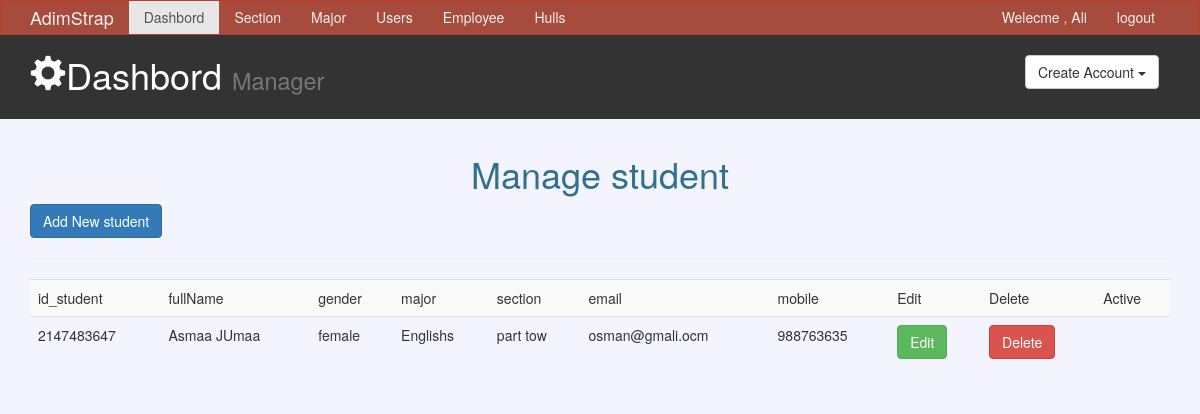
/admin/users.php, run on the app's committed database.
### tables this page shows
CREATE TABLE `user` (
  `firstName` varchar(50) NOT NULL,
  `lastName` varchar(50) NOT NULL,
  `ID` int(11) NOT NULL,
  `mobile` int(11) NOT NULL,
  `email` varchar(50) NOT NULL,
  `username` varchar(50) NOT NULL,
  `password` varchar(50) NOT NULL,
  `gender` varchar(20) NOT NULL,
  `major_id` int(11) NOT NULL,
  `status` int(11) NOT NULL DEFAULT '0',
  `section_id` int(11) NOT NULL
);

CREATE TABLE `major` (
  `major_id` int(11) NOT NULL,
  `major_name` varchar(50) NOT NULL,
  `description` text NOT NULL
);

CREATE TABLE `section` (
  `section_id` int(11) NOT NULL,
  `section_name` varchar(50) NOT NULL,
  `id_major` int(11) NOT NULL,
  `create_at` timestamp NOT NULL DEFAULT CURRENT_TIMESTAMP ON UPDATE CURRENT_TIMESTAMP
);

### admin/users.php (the view, shortened to what this page needs)
<?php
include 'include/header.php';
include 'actions.php';
 $do='';
 if(isset($_GET['do'])){
     $do=$_GET['do'];
 }
 else
 {
    $do='manage';
 }
 if($do=='manage')
 {
	$sql="SELECT user.*,major.major_name,section.section_name from user
	join major on major.major_id=user.major_id
	join section on section.section_id=user.section_id
	";
	$stmt=$con->prepare($sql);
	$stmt->execute();
	$row=$stmt->fetchall();
	?>
      <div class="container">
        <h1 class="text-info text-center">Manage student</h1>
        <a href="users.php?do=create" class="btn btn-primary">Add New student </a>
        <hr>
         <div class="table-responsive">
           <table class="table table-hover table-striped">
               <tr>
                   <td>id_student</td>
                   <td>fullName</td>
                   <td>gender</td>
                   <td>major</td>
                   <td>section</td>
				   <td>email</td>
				   <td>mobile</td>
                   <td>Edit</td>
                   <td>Delete</td>
                   <td>Active</td>
               </tr>
<?php foreach($row as $r):?>
 <tr>
	 <td><?php echo $r['ID'] ?></td>
	 <td><?php echo $r['firstName'] ?><?php echo $r['lastName'] ?></td>
	 <td><?php echo $r['gender'] ?></td>
	 <td><?php echo $r['major_name'] ?></td>
	 <td><?php echo $r['section_name'] ?></td>
	 <td><?php echo $r['email'] ?></td>
	 <td><?php echo $r['mobile'] ?></td>
	 <td>
	  <a href="?do=edit&id=<?php echo $r['ID'] ?>" class="btn btn-success">Edit</a>
	  </td>
	  <td>
	  <a href="?do=delete&id=<?php echo $r['ID'] ?>" class="btn btn-danger confirm">Delete</a>
	  </td>
<td>
	 </td>
 </tr>
 <?php endforeach;?>
	 <?php
 }
 else {
    echo 'this page not found';
 }
?>

### admin/layout/css/style.css (style rules this page uses)
body { background: #f4f4ff; }

### data on the page
user: ID "2147483647", firstName "Asmaa", lastName "JUmaa", gender "female", major.major_name "Englishs", section.section_name "part tow", email "osman@gmali.ocm", mobile "988763635"
